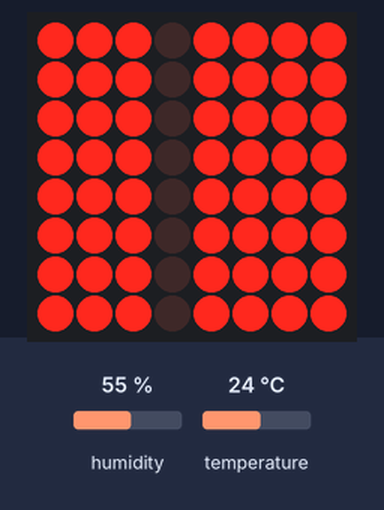
Bench run of a program on a simulated Arduino Uno, built with avr-gcc and run on an emulated ATmega328P. Parts: 8×8 LED matrix. Wiring (inferred from the names in the program): DHT11 sensor: data pin 2. The test bench sets the inputs (shaded band); at power-on: humidity 55 %, temperature 24 °C.

Above: at 3.3 s.
3.4 s: humidity set to 22 %
At 6.1 s:
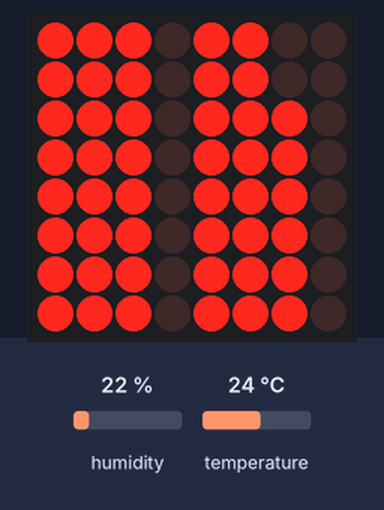
6.5 s: temperature set to 12 °C
At 7.6 s:
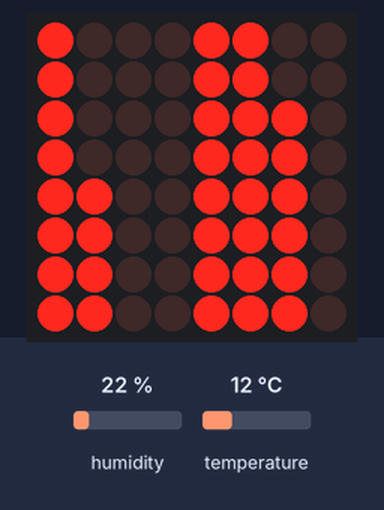
9.6 s: humidity set to 40 %
At 12.9 s:
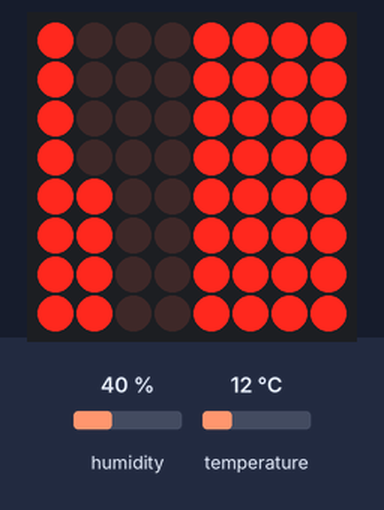
13.2 s: temperature set to 19 °C
At 14.6 s:
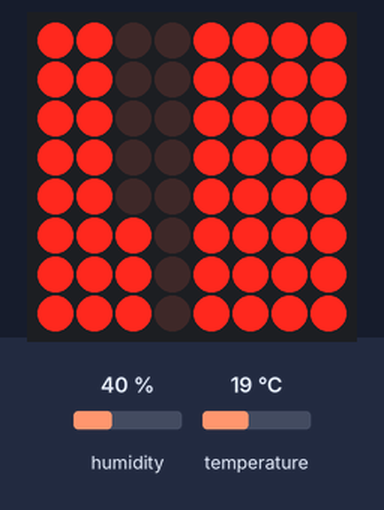
16.3 s: temperature set to 28 °C
At 17.4 s:
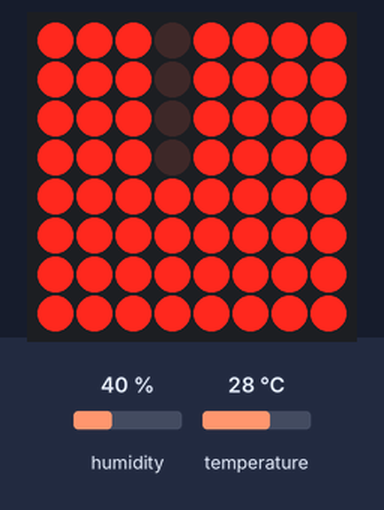
19.4 s: temperature set to 33 °C
At 21.6 s:
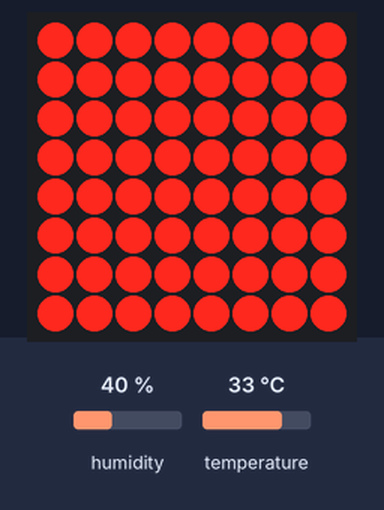
Timing chart, 0 to 23.1 s (numbered marks = the images above; inputs shaded):
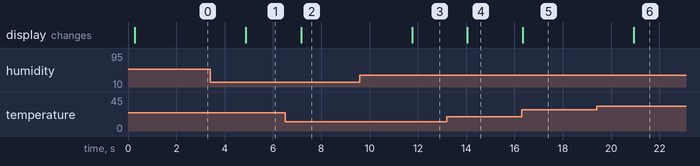

The program:

main.cpp
```cpp
// https://github.com/adafruit/DHT-sensor-library
#include <DHT.h>

// https://github.com/wayoda/LedControl
#include <LedControl.h>

// http://playground.arduino.cc/Code/HashMap
#include <HashMap.h>

// http://playground.arduino.cc/Code/StackArray
#include <StackArray.h>

// DHT Sensor
#define DHT_TYPE DHT11   // DHT 11
// #define DHT_TYPE DHT22   // DHT 22  (AM2302), AM2321 (untested)
// #define DHT_TYPE DHT21   // DHT 21 (AM2301) (untested)
#define DHT_PIN 2

// LED Matrix pins
#define LED_DATA_IN 12
#define LED_CLK 11
#define LED_LOAD 10
#define LED_LIGHT_INTENSITY 7 // 0 - 15

// Etc
#define DELAY_TIME 1000 // In milliseconds
#define INVALID_VALUE 4000

// Initialize DHT
DHT dht(DHT_PIN, DHT_TYPE);

// Initialize LedControl
LedControl lc = LedControl(LED_DATA_IN, LED_CLK, LED_LOAD, 1);

// Initialize HashMap
// HashMap is used to map between temperature and which LED lights to light
const byte HASH_SIZE = 9;
HashType<int, int> hashRawArray[HASH_SIZE];
HashMap<int, int> hashMap = HashMap<int, int>(hashRawArray, HASH_SIZE);

void setupValueMapping()
{
        hashMap[0](0, 0); // Zero LEDs
        hashMap[1](1, 1); // One LED
        hashMap[2](2, 3); // Two LEDs
        hashMap[3](3, 7); // Three LEDs
        hashMap[4](4, 15); // Four LEDs
        hashMap[5](5, 31); // Five LEDs
        hashMap[6](6, 63); // Six LEDs
        hashMap[7](7, 127); // Seven LEDs
        hashMap[8](8, 255); // Eight LEDs
}

void setup()
{
        Serial.begin(9600);
        while (!Serial)
        {
                ; // Wait for serial port to connect. Needed for native USB port only
        }

        setupValueMapping();

        lc.shutdown(0, false);
        lc.setIntensity(0, LED_LIGHT_INTENSITY);
        lc.clearDisplay(0);

        dht.begin();
}

int getTemperature()
{
        float t = dht.readTemperature();

        // Check if read failed and exit early
        if (isnan(t))
        {
                Serial.println("Failed to read temperature from DHT sensor");
                return INVALID_VALUE;
        }

        t = floor(t);
        return t;
}

int getHumidity()
{
        float h = dht.readHumidity();

        // Check if any reads failed and exit early
        if (isnan(h))
        {
                Serial.println("Failed to read humidity from DHT sensor");
                return INVALID_VALUE;
        }

        h = floor(h);
        return h;
}

void setLedValues(int temperature, int *ledValues)
{
        StackArray <int> stack;
        do
        {
                if (temperature > 8)
                {
                        stack.push(8);
                        temperature -= 8;
                }
                else
                {
                        if (temperature < 0)
                        {
                                temperature = 0;
                        }
                        stack.push(temperature);
                        temperature = 0;
                }
        }
        while (stack.count() < 4);

        ledValues[3] = stack.pop();
        ledValues[2] = stack.pop();
        ledValues[1] = stack.pop();
        ledValues[0] = stack.pop();
}

void lightLeds(int *values, boolean isTemperature = true)
{
        int startIndex = (isTemperature ? 0 : 4);
        for (int i = 0; i < 4; i++)
        {
                lc.setColumn(0, startIndex, hashMap.getValueOf(values[i]));
                startIndex++;
        }
}

void lightTemperatureLeds(float t)
{
        int values[4] = {};
        setLedValues(t, values);
        lightLeds(values);
}

void lightHumidityLeds(float t)
{
        int values[4] = {};
        setLedValues(t, values);
        lightLeds(values, false);
}

void printDebug(float temperature, float humidity)
{
        Serial.print("Humidity: ");
        Serial.print(humidity);
        Serial.print("%\t");
        Serial.print("Temperature: ");
        Serial.print(temperature);
        Serial.println("C ");
}

void loop()
{
        int temperature = getTemperature();
        int humidity = getHumidity();

        if (temperature == INVALID_VALUE || humidity == INVALID_VALUE)
        {
                return;
        }

        lightTemperatureLeds(temperature);
        lightHumidityLeds(humidity);

        // printDebug(temperature, humidity);

        delay(DELAY_TIME);
}
```

Measured:
- after the input at 3.4 s, the display: changes after 1.5 s (image 1)
- after the input at 6.5 s, the display: changes after 0.67 s (image 2)
- after the input at 9.6 s, the display: changes after 2.2 s (image 3)
- after the input at 13.2 s, the display: changes after 0.85 s (image 4)
- after the input at 16.3 s, the display: changes after 0.05 s (image 5)
- after the input at 19.4 s, the display: changes after 1.5 s (image 6)
